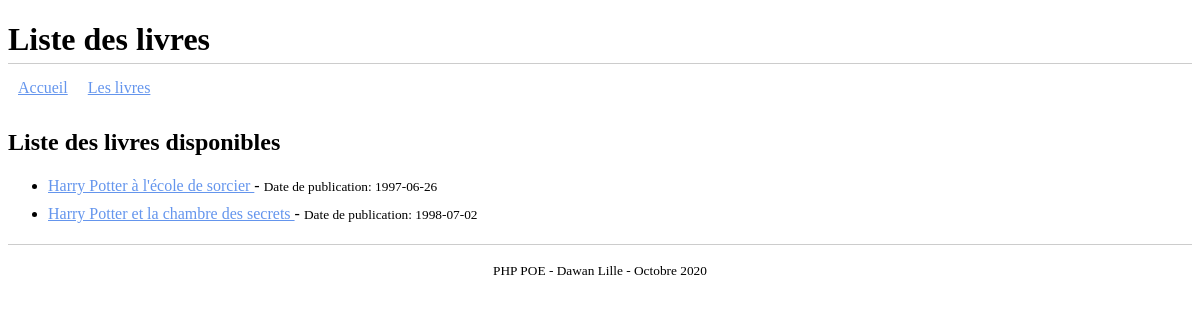
/biblio/livres.php, run on the app's committed database.
### tables this page shows
CREATE TABLE `livre` (
  `id` int(11) NOT NULL,
  `titre` varchar(75) NOT NULL,
  `resume` text,
  `publication` date DEFAULT NULL
);

### biblio/livres.php (the view, shortened to what this page needs)
<?php
    require_once './config/bdd.php';
    $sql = "select id, titre, publication from livre";
    $result = mysqli_query($link, $sql);
    $livres = mysqli_fetch_all($result, MYSQLI_ASSOC);
    require_once './template/header.php';
?>
<h2>Liste des livres disponibles</h2>
<?php if(count($livres) > 0): ?>
    <ul class="list">
    <?php foreach ($livres as $livre): ?>
        <li>
            <a href="./livre.php?id=<?php echo $livre['id']; ?>">
                <?php echo $livre['titre']; ?>
            </a> -
            <small>Date de publication: <?php echo $livre['publication']; ?></small>
        </li>
    <?php endforeach; ?>
    </ul>
<?php else: ?>
    <p>Aucun livres disponibles pour le moment</p>
<?php endif; ?>
<?php require_once './template/footer.php'; ?>

### biblio/css/style.css (style rules this page uses)
* { box-sizing: border-box; }
h1, h2, h3, h4, h5, h6 { margin-bottom: 0; }
ul.list > li { padding: 5px 0; }
a, .link { border: none; color: cornflowerblue; font-family: inherit; font-size: inherit; background-color: white; cursor: pointer; text-decoration: underline; }

### data on the page
livre: titre "Harry Potter à l'école de sorcier", publication "1997-06-26"
livre: titre "Harry Potter et la chambre des secrets", publication "1998-07-02"

### other printed values
$page_title "Liste des livres"
